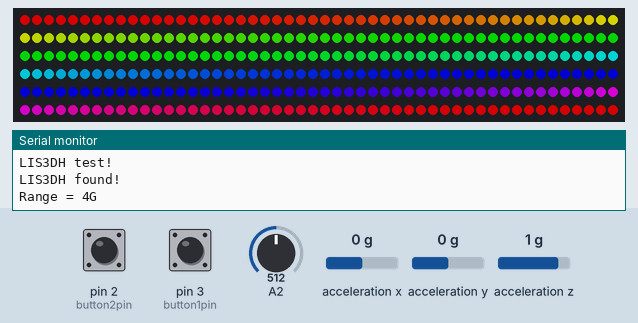
The sketch below on a simulated Arduino Uno, built with avr-gcc and run on an emulated ATmega328P. Shown: 300 RGB LEDs in strip order, left to right, continuing on the next row, the last lines printed to the serial monitor. Inputs (shaded band) come from the test bench; at power-on: pin 2 (button2pin) HIGH, pin 3 (button1pin) HIGH, A2 = 512, acceleration x 0 g, acceleration y 0 g, acceleration z 1 g. Dim RGB values are drawn brighter than linear.

Above: at 0.99 s.
1.3 s: pin 2 (button2pin) pulled LOW for 3.2 s
At 2.7 s:
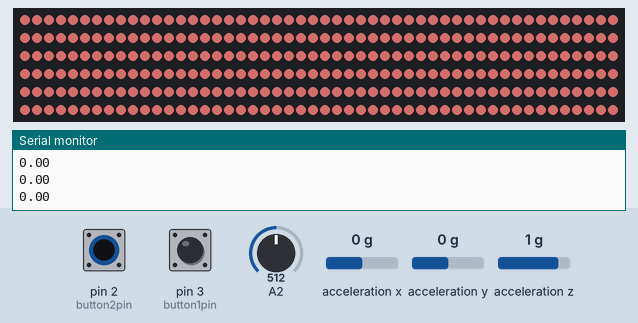
6.4 s: pin 3 (button1pin) pulled LOW for 0.15 s
At 6.72 s:
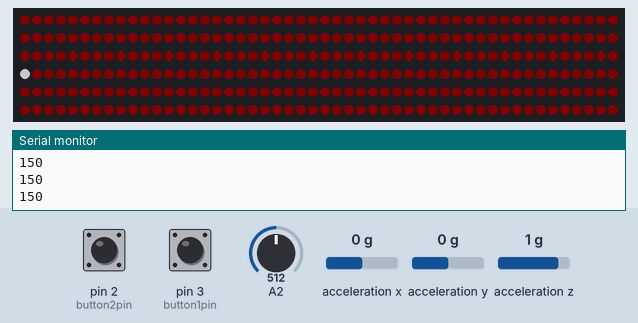
8.0 s: A2 set to 716
At 8.33 s:
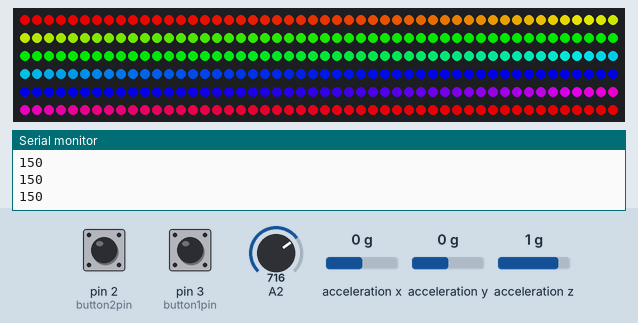
9.6 s: pin 2 (button2pin) pulled LOW for 0.15 s
At 9.94 s:
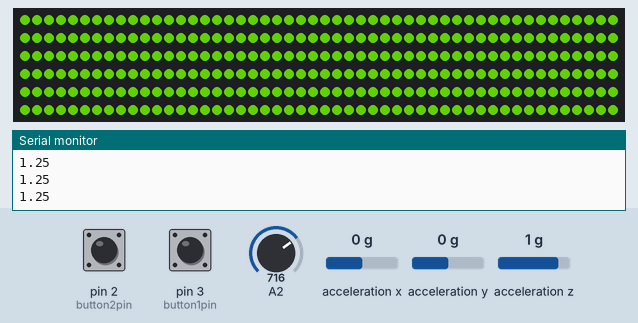
11.2 s: pin 3 (button1pin) pulled LOW for 1 s
At 12.1 s:
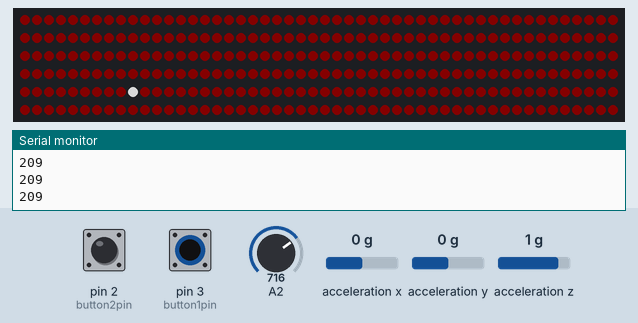
13.7 s: A2 set to 992
At 15.94 s:
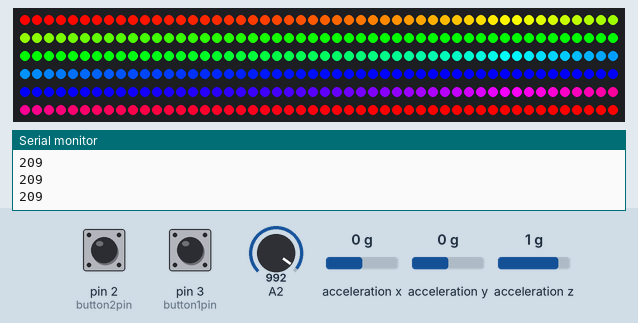
Timing chart, 0 to 16.2 s (numbered marks = the images above; inputs shaded):
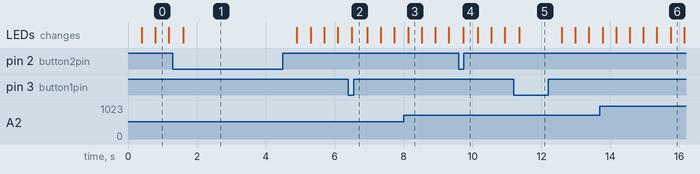

The sketch:

threemode.ino
```cpp
// A basic everyday NeoPixel strip test program.

// NEOPIXEL BEST PRACTICES for most reliable operation:
// - Add 1000 uF CAPACITOR between NeoPixel strip's + and - connections.
// - MINIMIZE WIRING LENGTH between microcontroller board and first pixel.
// - NeoPixel strip's DATA-IN should pass through a 300-500 OHM RESISTOR.
// - AVOID connecting NeoPixels on a LIVE CIRCUIT. If you must, ALWAYS
//   connect GROUND (-) first, then +, then data.
// - When using a 3.3V microcontroller with a 5V-powered NeoPixel strip,
//   a LOGIC-LEVEL CONVERTER on the data line is STRONGLY RECOMMENDED.
// (Skipping these may work OK on your workbench but can fail in the field)

#include <Adafruit_NeoPixel.h>
#ifdef __AVR__
 #include <avr/power.h> // Required for 16 MHz Adafruit Trinket
#endif

// Which pin on the Arduino is connected to the NeoPixels?
// On a Trinket or Gemma we suggest changing this to 1:
#define LED_PIN    6

// How many NeoPixels are attached to the Arduino?
#define LED_COUNT 300

// Declare our NeoPixel strip object:
Adafruit_NeoPixel strip(LED_COUNT, LED_PIN, NEO_GRB + NEO_KHZ800);
// Argument 1 = Number of pixels in NeoPixel strip
// Argument 2 = Arduino pin number (most are valid)
// Argument 3 = Pixel type flags, add together as needed:
//   NEO_KHZ800  800 KHz bitstream (most NeoPixel products w/WS2812 LEDs)
//   NEO_KHZ400  400 KHz (classic 'v1' (not v2) FLORA pixels, WS2811 drivers)
//   NEO_GRB     Pixels are wired for GRB bitstream (most NeoPixel products)
//   NEO_RGB     Pixels are wired for RGB bitstream (v1 FLORA pixels, not v2)
//   NEO_RGBW    Pixels are wired for RGBW bitstream (NeoPixel RGBW products)

int knob = 0;


// The pyramids combined code with a switch
// which selects between xy gyrator, z gyrator and simple speed control


#include <Wire.h>
#include <SPI.h>
#include <Adafruit_LIS3DH.h>
#include <Adafruit_Sensor.h>

// Used for software SPI
#define LIS3DH_CLK 13
#define LIS3DH_MISO 12
#define LIS3DH_MOSI 11
// Used for hardware & software SPI
#define LIS3DH_CS 10

// software SPI
//Adafruit_LIS3DH lis = Adafruit_LIS3DH(LIS3DH_CS, LIS3DH_MOSI, LIS3DH_MISO, LIS3DH_CLK);
// hardware SPI
//Adafruit_LIS3DH lis = Adafruit_LIS3DH(LIS3DH_CS);
// I2C
Adafruit_LIS3DH lis = Adafruit_LIS3DH();


int button1pin = 3;
int button2pin = 2;

boolean button1 = false;
boolean button2 = false;

float gx = 0.0;
float gz = 0.0;

int x = 0;


void setup(void) {


  Serial.begin(9600);
  while (!Serial) delay(10);     // will pause Zero, Leonardo, etc until serial console opens

  Serial.println("LIS3DH test!");

  if (! lis.begin(0x18)) {   // change this to 0x19 for alternative i2c address
    Serial.println("Couldnt start");
    while (1) yield();
  }
  Serial.println("LIS3DH found!");

  lis.setRange(LIS3DH_RANGE_4_G);   // 2, 4, 8 or 16 G!

  Serial.print("Range = "); Serial.print(2 << lis.getRange());
  Serial.println("G");
  pinMode(button1pin,INPUT_PULLUP);
  pinMode(button2pin,INPUT_PULLUP);

  strip.begin();           // INITIALIZE NeoPixel strip object (REQUIRED)
  strip.show();            // Turn OFF all pixels ASAP
  strip.setBrightness(255); // Set BRIGHTNESS to about 1/5 (max = 255)


}

void loop() {

  button1 = !digitalRead(button1pin);
  button2 = !digitalRead(button2pin);

  lis.read();      // get X Y and Z data at once

  /* Or....get a new sensor event, normalized */
  sensors_event_t event;
  lis.getEvent(&event);

  /* Display the results (acceleration is measured in m/s^2) */

  gx= event.acceleration.x;
  gz= -event.acceleration.z;

  //  Serial.print(gx);
 // Serial.print(",");
//  Serial.println(gz);


  if(!button1 && !button2){
        rainbow(10);             // Flowing rainbow cycle along the whole strip
  }
  if(button1){
    //position a white dot on a red background
    knob = analogRead(A2);
    x = int(300.0*float(knob)/1023.0);
    for(int i=0; i<strip.numPixels(); i++) { // For each pixel in strip...
      if(i == x){
          strip.setPixelColor(i, 200,200,200);
      }
      else{
        strip.setPixelColor(i, 10,0,0);
      }
    }
    Serial.println(x);
    strip.show(); // Update strip with new contents
  }
  if(button2){
    //color wheel, calculate R, G, B from gx and gz and make all pixels that color at mag power set by knob
    //knob sets the angle
    knob = analogRead(A2);
    float angle = 0.0;
    angle = 3.14159*float(knob - 512)/512.0;  //scale from -pi to pi
    //color wheel, take dot product of angle with three colors 120 degrees apart, red is vertical
    int red = int(255.0*(cos(angle)));
    int green = int(255.0*(0.866*sin(angle) - 0.5*cos(angle)));
    int blue = int(255.0*(-0.866*sin(angle) - 0.5*cos(angle)));
    for(int i=0; i<strip.numPixels(); i++) { // For each pixel in strip...
       strip.setPixelColor(i, red,green,blue);
    }
    strip.show(); // Update strip with new contents
    Serial.println(angle);
  }
}


// Rainbow cycle along whole strip. Pass delay time (in ms) between frames.
void rainbow(int wait) {
  // Hue of first pixel runs 5 complete loops through the color wheel.
  // Color wheel has a range of 65536 but it's OK if we roll over, so
  // just count from 0 to 5*65536. Adding 256 to firstPixelHue each time
  // means we'll make 5*65536/256 = 1280 passes through this outer loop:
  for(long firstPixelHue = 0; firstPixelHue < 5*65536; firstPixelHue += 256) {
    for(int i=0; i<strip.numPixels(); i++) { // For each pixel in strip...
      // Offset pixel hue by an amount to make one full revolution of the
      // color wheel (range of 65536) along the length of the strip
      // (strip.numPixels() steps):
      int pixelHue = firstPixelHue + (i * 65536L / strip.numPixels());
      // strip.ColorHSV() can take 1 or 3 arguments: a hue (0 to 65535) or
      // optionally add saturation and value (brightness) (each 0 to 255).
      // Here we're using just the single-argument hue variant. The result
      // is passed through strip.gamma32() to provide 'truer' colors
      // before assigning to each pixel:
      strip.setPixelColor(i, strip.gamma32(strip.ColorHSV(pixelHue)));

    }
    knob = analogRead(A2);
    strip.setBrightness(knob/4); //
 //   Serial.println(knob/4);
    strip.show(); // Update strip with new contents
    button1 = !digitalRead(button1pin);
    button2 = !digitalRead(button2pin);
    if(!button1&&!button2){
          delay(wait);  // Pause for a moment
    }
    else{
      break;
    }
  }
}
```

Measured:
- after the input at 1.3 s, the LEDs: change after 0.30 s (image 1)
- after the input at 6.4 s, the LEDs: change after 0.10 s (image 2)
- after the input at 9.6 s, the LEDs: change after 0.13 s (image 4)
- after the input at 11.2 s, the LEDs: change after 0.16 s (image 5)
